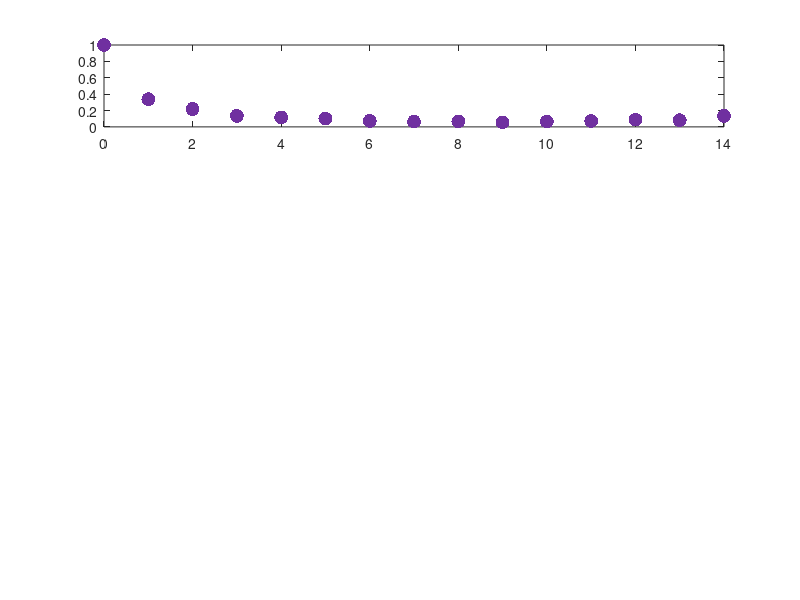

Source code (MATLAB): (Note: this script raises an error after producing the figure.)
%% 
clc;clear;close all;
purple=[0.4392,0.1882,0.6275];green=[0,0.5216,0.2588];



figure(1);clf;

%% even-high-dose
subplot(4,1,1);
load('data/even-high-dose.mat');
plot(t,v,'.','MarkerSize',30,'Color',purple); hold on;
simulateAndPlotSingleDosingSchedule(t,v,d,purple);

%% uneven-high-dose
subplot(4,1,2);
load('data/uneven-high-dose.mat');
plot(t,v,'.','MarkerSize',30,'Color',green); hold on;
simulateAndPlotSingleDosingSchedule(t,v,d,green);

%% even-low-dose
subplot(4,1,3);
load('data/even-low-dose.mat');
plot(t,v,'.','MarkerSize',30,'Color',purple); hold on;
simulateAndPlotSingleDosingSchedule(t,v,d,purple);

%% uneven-low-dose
subplot(4,1,4);
load('data/uneven-low-dose.mat');
plot(t,v,'.','MarkerSize',30,'Color',green); hold on;
simulateAndPlotSingleDosingSchedule(t,v,d,green);


clean(); xlabel('time (weeks)');

function [time,total_volume] = simulateAndPlotSingleDosingSchedule(t,v,d,color)
    
    % load dose response information:
    load("save/Hill_parameters.mat");
    b1 = Hill_parameters(1);
    b2 = Hill_parameters(2);
    koff_kon = Hill_parameters(3);
    koff = 5;   % set koff \approx 5
    kon = koff/koff_kon; 

    % initial condition:
    v0 = [1,0]; % all unaffected cells

    % tracking vectors etc:
    tspan = [0 1]; % 1 week intervals
    time=[0];
    volume=[v0];

    % loop over every week
    for i = 1:1:length(d)
        dose = d(i);
        [tp,y] = ode45(@(t,y) UA_ode(t,y,dose,b1,b2,kon,koff),tspan,v0);
        
        v0 = y(end,:); 
        tspan = [tp(end),tp(end)+1];

        time=[time;tp(end)]; 
        volume = [volume;v0];        
    end

    total_volume = volume(:,1)+volume(:,2);

    plot(time,total_volume,':','LineWidth',3,'Color',color); hold on;
    ylabel('vol.');

end

